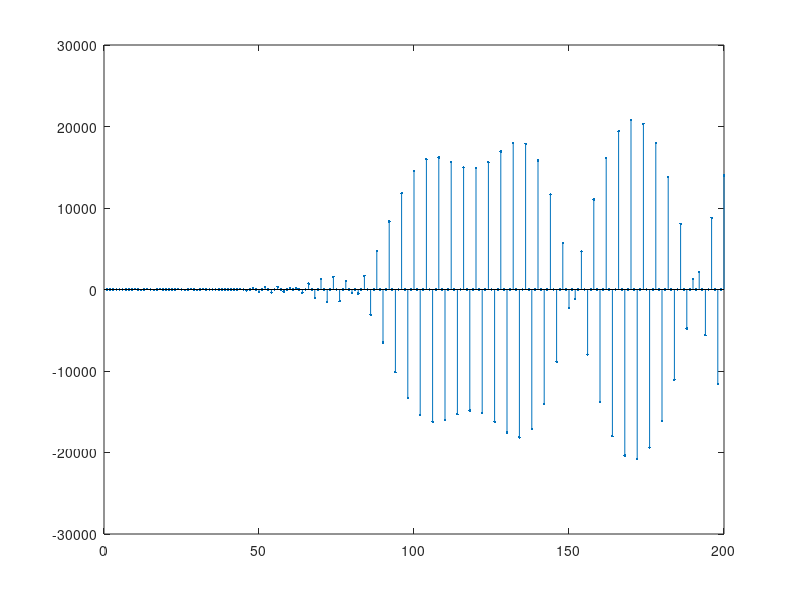

Recreate this plot in MATLAB.
clear
close all
clc

B = [-0.000000000000, -0.000033582004,-0.000136474727,-0.000308833079,-0.000546510297, ...
-0.000840973030,-0.001179451533,	-0.001545332178,	-0.001918787050,-0.002277622464,...	
-0.002598315487,	-0.002857195526,-0.003031717594,	-0.003101765435,	-0.003050916986,...
-0.002867602042,	-0.002546082816,	-0.002087192610,	-0.001498775868,	-0.000795784499,...	
0.000000000000,	0.000860631832,	0.001753047701,0.002640469041,0.003484113327,...
0.004245148669,0.004886808378,0.005376567552,	0.005688272810,	0.005804110066,	...
0.005716294071,0.005428367979,0.004956011471,0.004327271924,	0.003582154434,	0.002771532534,...
0.001955371258,	0.001200286814,	0.000576501030,	0.000154282669,	0.000000000000,	0.000171938108,...
0.000716058867,	0.001661899770,	0.003018818784,	0.004772794986,	0.006883988357,	0.009285246348,	...
0.011881719809,	0.014551716957,	0.017148882213,	0.019505738070,	0.021438574414,	0.022753612632,	...
0.023254313752,	0.022749642866,	0.021063048752,	0.018041870194,	0.013566841298,	0.007561339124,...
-0.000000000000, -0.009083672822,-0.019591076937,-0.031353995654,-0.044132102146,-0.057612731933,...
-0.071413107311,-0.085085121467,-0.098122705972,-0.109971715949,-0.120042175488,-0.127722635086,...
-0.132396306439,-0.133458561073,-0.130335311338,-0.122501737984,...
-0.109500790434,-0.090960865961,-0.066612073542,-0.036300507990,...
0.000000000000,	0.042179132766,	0.089984730925,	0.143021139007,	0.200751449129,...
0.262503724252,	0.327481160422,0.394776023313,0.463387072537,0.532240071723,...
0.600210877438,	0.666150509255,	0.728911530080,	0.787375012945,...
0.840477339891,	0.887236071769,	0.926774145074,	0.958341693249,	0.981334853853,...
0.995311007823,	1.000000000000,	0.995311007823,	0.981334853853,	0.958341693249,...
0.926774145074,	0.887236071769,	0.840477339891,	0.787375012945,	0.728911530080,...
0.666150509255,	0.600210877438,	0.532240071723,	0.463387072537,	0.394776023313,...
0.327481160422,	0.262503724252, 0.200751449129,	0.143021139007,	0.089984730925,...
0.042179132766,	0.000000000000,	-0.036300507990,-0.066612073542,-0.090960865961,...
-0.109500790434,-0.122501737984,-0.130335311338,-0.133458561073,...
-0.132396306439,-0.127722635086,-0.120042175488,-0.109971715949,...
-0.098122705972,-0.085085121467,-0.071413107311,-0.057612731933,...
-0.044132102146,-0.031353995654,-0.019591076937,-0.009083672822,...
-0.000000000000,0.007561339124,	0.013566841298,	0.018041870194,...
0.021063048752,	0.022749642866,	0.023254313752,	0.022753612632,...
0.021438574414,	0.019505738070,	0.017148882213,	0.014551716957,	0.011881719809,...
0.009285246348,	0.006883988357,	0.004772794986,	0.003018818784,	0.001661899770,...
0.000716058867,	0.000171938108,	0.000000000000,	0.000154282669,...
0.000576501030,	0.001200286814,	0.001955371258,	0.002771532534,	0.003582154434,...
0.004327271924,	0.004956011471,	0.005428367979,	0.005716294071,...
0.005804110066,	0.005688272810,	0.005376567552,	0.004886808378,...
0.004245148669,	0.003484113327,	0.002640469041,	0.001753047701,	0.000860631832,	...
0.000000000000,	-0.000795784499,-0.001498775868,-0.002087192610,	...
-0.002546082816,-0.002867602042,-0.003050916986,-0.003101765435,	...
-0.003031717594,-0.002857195526,-0.002598315487,-0.002277622464,	...
-0.001918787050,-0.001545332178,-0.001179451533,-0.000840973030,	...
-0.000546510297,-0.000308833079,-0.000136474727,-0.000033582004,-0.000000000000];

%%

T = 200;
data = [-15000, 15000];
x = zeros(1,10);
samplesPerSymbol = 20;


output = zeros(1,T);
cosine = int32([1 0 -1 0]);
counter = 0;

for t = 1:T    
   if counter == 0 
       symbol = randi([0,1]); 
       x(1) = data(symbol+1);
   end 
   y = 0;
   
   for i = 0:9
       y = y + x(i+1) * B(counter + samplesPerSymbol*i + 1);
   end
   
   if counter == (samplesPerSymbol -1)
       counter = -1;
       
       for i = 9:-1:1
           x(i+1) = x(i);
       end
   end
   
   counter = counter + 1;
   
   output(t) = y*cosine(mod(t,4)+1);  
   
end

stem(1:T, output, '.-')